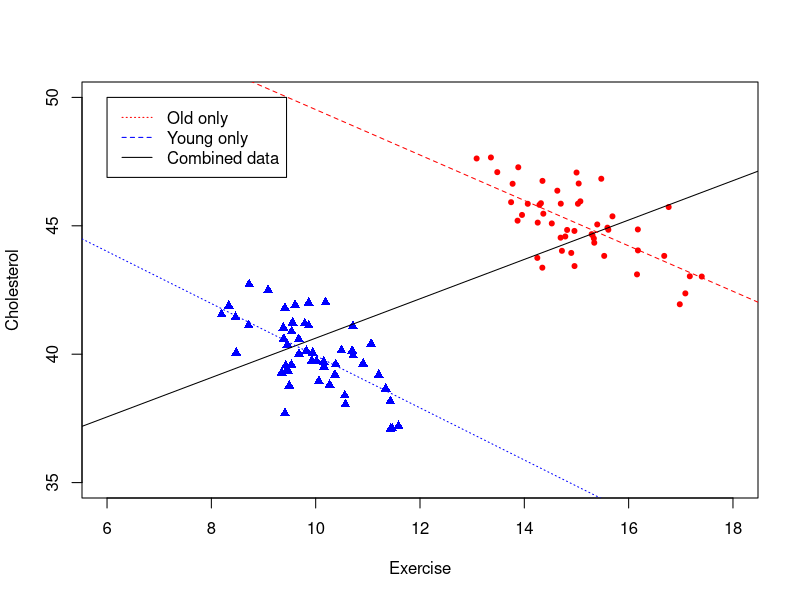

This figure's R source:
## ---- chunk 1
knitr::opts_chunk$set(echo = TRUE)
## ---- chunk 2
library(Matrix)
rankMatrix(matrix(c(1,1,2,2),nrow=2))
rankMatrix(matrix(c(1,1,2,2,1,2),nrow=3))
rankMatrix(matrix(c(1,1,2,0),nrow=2))
rankMatrix(matrix(c(1,2,3,2,0,2),nrow=3))
## ---- chunk 3
df = read.csv("exercise_and_cholesterol.csv")
old_df = df[df$Age=="Old",]
young_df = df[df$Age=="Young",]

attach(df)
plot(Cholesterol ~ Exercise,col=ifelse(Age=="Old","red","blue"),pch=ifelse(Age=="Old",20,17),ylim=c(35,50),xlim=c(6,18))

all_model = lm(Cholesterol ~ Exercise, data=df)
young_model = lm(Cholesterol ~ Exercise, data=young_df)
old_model = lm(Cholesterol ~ Exercise, data=old_df)
abline(all_model$coefficients[1],all_model$coefficients[2], lty="solid")
abline(young_model$coefficients[1],young_model$coefficients[2], lty="dotted",col="blue")
abline(old_model$coefficients[1],old_model$coefficients[2], lty="dashed",col="red")
legend(6, 50, legend=c("Old only", "Young only","Combined data"),
       col=c("red", "blue","black"), lty=c("dotted","dashed","solid"), cex=1)
